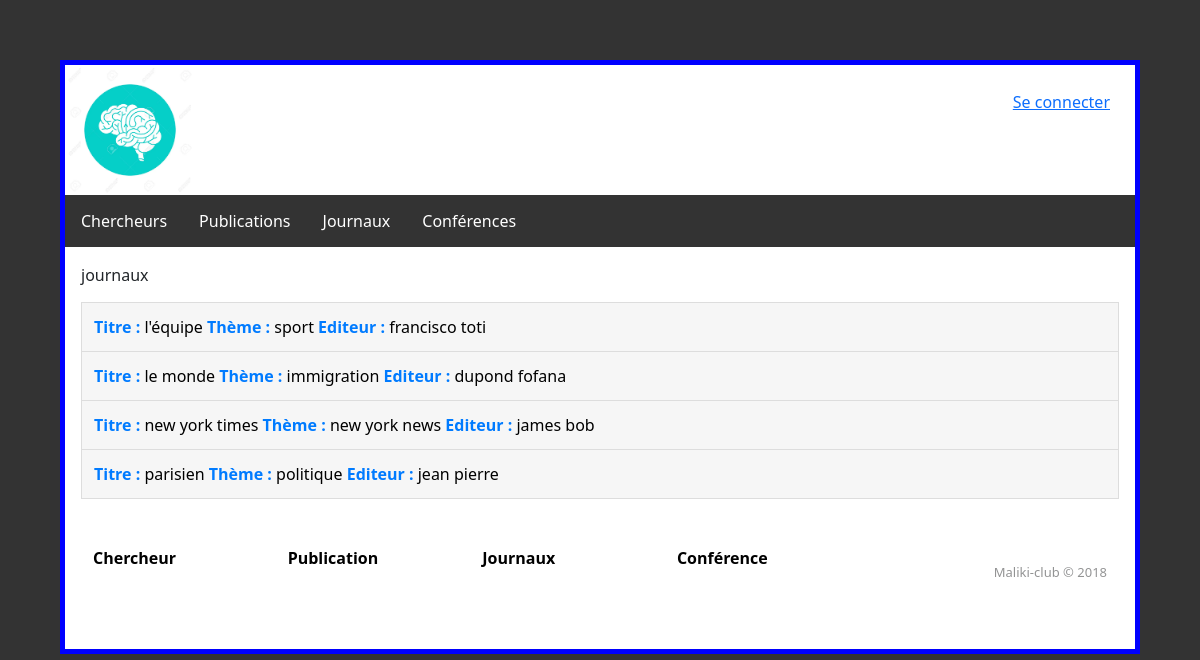
Page /journaux.php on the committed database.
### tables this page shows
CREATE TABLE `journaux` (
  `titre` varchar(30) NOT NULL,
  `ISBN` int(10) NOT NULL,
  `éditeur` varchar(30) NOT NULL,
  `thème` varchar(30) NOT NULL
);

### journaux.php (the view, shortened to what this page needs)
<!DOCTYPE html>
<html lang="fr">
    <?php require 'includes/header.php'; ?>
    <body>
        <?php require 'includes/navbar.php'; ?>
        <div class="centre">
        <p>journaux</p>
<?php
require 'includes/conn2.php';
$sql = "SELECT titre, ISBN, éditeur, thème FROM journaux ORDER BY titre " ;
$result = $conn->query($sql);
echo "<div id='listJornaux'><ul>";
if ($result->num_rows > 0) {
    while($row = $result->fetch_assoc()) {
echo "<li><a href='journal.php?ISBN=" . $row["ISBN"] . "'><strong>Titre : </strong>" . $row["titre"] . "<strong>   Thème : </strong>" . $row["thème"] . "<strong>   Editeur : </strong>"  . $row["éditeur"] . "</a></li>";
}
echo "<div></ul>";
} else {
  echo "0 results";
}
?>
<div>
        <?php require 'includes/footer.php'; ?>
    </body>
</html>

### asset/patron.css (style rules this page uses)
html { margin: 5%; border: 5px solid blue; background-color: #333; }
body { margin: 0; }

### journaux.php (style rules this page uses)
#listJornaux ul { list-style-type: none; padding: 0; margin: 0; }
#listJornaux ul li { border: 1px solid #ddd; margin-top: -1px; background-color: #f6f6f6; padding: 12px; }
#listJornaux a { text-decoration: none; color : black; }
#listJornaux a strong { color : #007bff; }
.centre { padding : 1em; }

### rows in the picture
journaux: titre "l'équipe", thème "sport", éditeur "francisco toti"
journaux: titre "le monde", thème "immigration", éditeur "dupond fofana"
journaux: titre "new york times", thème "new york news", éditeur "james bob"
journaux: titre "parisien", thème "politique", éditeur "jean pierre"
